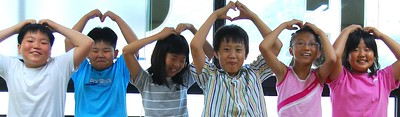
#> input picture Face Detection/b.jpg, 400 x 117 px, found by its file name
$ jupyter execute 'PROJECT-2(Part-I).ipynb'
#> lines starting #> are read from the running program, lines starting #| are printed output that depends on the picture; after the words box and inside, x2 and y2 are one past the last pixel; in counts of white or black regions, pixels touching at a corner belong together
## Part I: Using Pre-Trained Cascade Classifier Via Opencv Library.

[cell 1]
from cv2 import imread,imshow,CascadeClassifier,waitKey,destroyAllWindows,rectangle

[cell 2]
import matplotlib.pyplot as plt

[cell 3]
from matplotlib.patches import Rectangle,Circle

[cell 4]
pixels=imread('b.jpg')
#> pixels is the input picture: shape (117, 400, 3); mean B, G, R 159.8, 149.6, 152.5

[cell 5]
classifier=CascadeClassifier('haarcascade_frontalface_default.xml')              #check its parameters

[cell 6]
bboxes=classifier.detectMultiScale(pixels,1.1,3)                #check parameters
#> bboxes = [[293, 34, 27, 27], [87, 40, 27, 27], [20, 29, 32, 32], [349, 38, 30, 30], [216, 37, 33, 33]]

[cell 7]
for bbox in bboxes:
    #print(bbox)
    x,y,width,height=bbox
    x2,y2=x+width,y+height
    rectangle(pixels,(x,y),(x2,y2),(0,0,255),1)                 #check parameters later
#> this loop made 5 passes
#> (x, y, width, height, x2, y2) on passes 1 to 5: (293, 34, 27, 27, 320, 61), (87, 40, 27, 27, 114, 67), (20, 29, 32, 32, 52, 61), (349, 38, 30, 30, 379, 68), (216, 37, 33, 33, 249, 70)
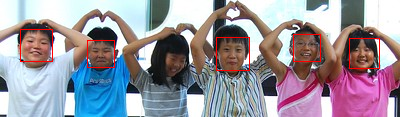
#> pixels: shape (117, 400, 3); 1.27% of pixels changed, all inside (x1, y1, x2, y2) = (20, 29, 380, 71)


$ run again, with Face Detection/a.jpg copied over Face Detection/b.jpg
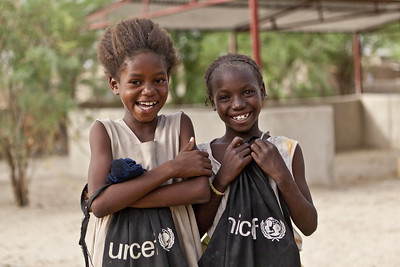
#> input picture Face Detection/a.jpg, 400 x 267 px, found by its file name
#> pixels is the input picture: shape (267, 400, 3); mean B, G, R 105.4, 123.9, 138.3
#> bboxes = [[118, 59, 57, 57], [208, 73, 57, 57], [193, 5, 72, 72], [243, 65, 88, 88]]
#> the loop `for bbox in bboxes:` made 4 passes
#> (x, y, width, height, x2, y2) on passes 1 to 4: (118, 59, 57, 57, 175, 116), (208, 73, 57, 57, 265, 130), (193, 5, 72, 72, 265, 77), (243, 65, 88, 88, 331, 153)
#> after the loop `for bbox in bboxes:`:
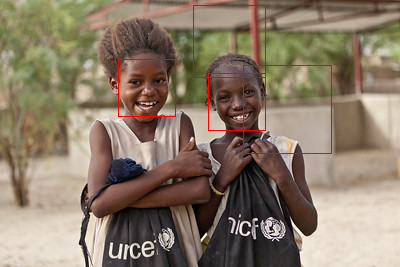
#> pixels: shape (267, 400, 3); 1.02% of pixels changed, all inside (x1, y1, x2, y2) = (118, 5, 332, 154)
